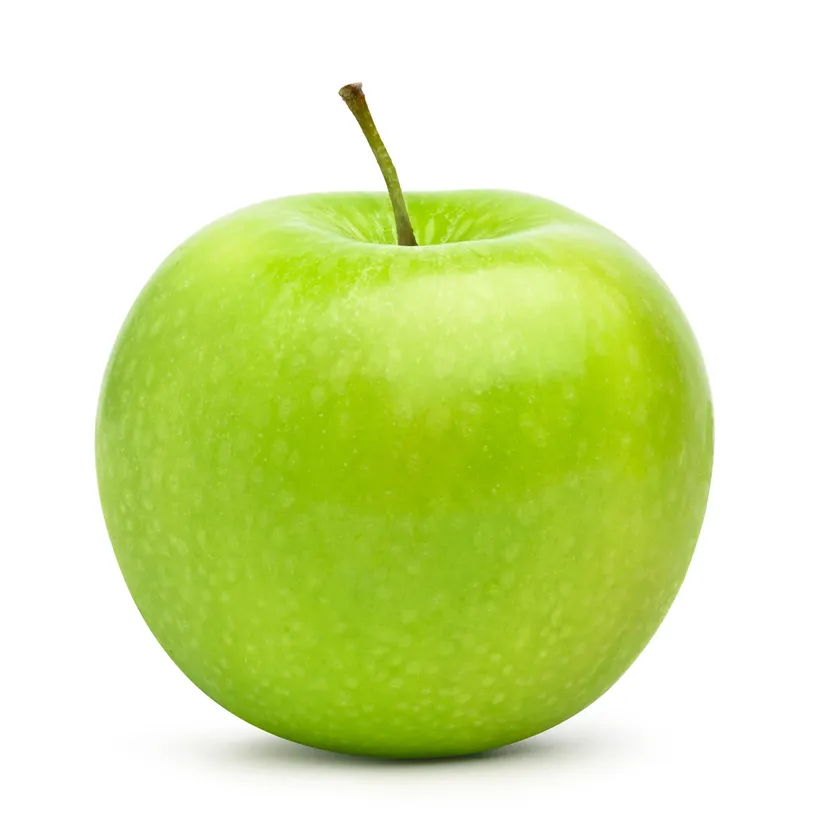
#> input picture assignmentSession5/img1.webp, 840 x 840 px, shrunk from 1946 x 1946 before the run, found by its file name
$ jupyter execute assignmentS5.ipynb
#> lines starting #> are read from the running program, lines starting #| are printed output that depends on the picture; after the words box and inside, x2 and y2 are one past the last pixel; in counts of white or black regions, pixels touching at a corner belong together
# Image Thresholding

[cell 1]
# import libraries
import cv2
import numpy as np
from matplotlib import pyplot as plt

[cell 2]
# load data
img1 = cv2.imread('/content/drive/MyDrive/Colab Notebooks/invskills-cv/assignmentSession5/img1.webp')
#> img1 is the input picture: shape (840, 840, 3); mean B, G, R 169.4, 232.1, 217
img2 = cv2.imread('/content/drive/MyDrive/Colab Notebooks/invskills-cv/assignmentSession5/img2.jpg')
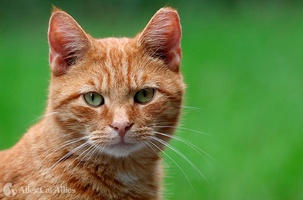
#> input picture assignmentSession5/img2.jpg, 303 x 200 px, shrunk from 703 x 463 before the run, found by its file name
#> img2 is the input picture: shape (200, 303, 3); mean B, G, R 68.6, 129.3, 105.4
img3 = cv2.imread('/content/drive/MyDrive/Colab Notebooks/invskills-cv/assignmentSession5/img3.jpg')
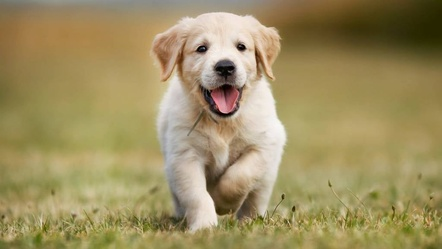
#> input picture assignmentSession5/img3.jpg, 442 x 249 px, shrunk from 1024 x 576 before the run, found by its file name
#> img3 is the input picture: shape (249, 442, 3); mean B, G, R 97.2, 143.3, 158.3

[cell 3]
# display all images
plt.figure(figsize=(12, 4))

# Show img1
plt.subplot(1, 3, 1)
plt.imshow(img1)
plt.title('Image 1')
plt.axis('off')  # Hide axis for a cleaner look

# Show img2
plt.subplot(1, 3, 2)
plt.imshow(img2)
plt.title('Image 2')
plt.axis('off')

# Show img3
plt.subplot(1, 3, 3)
plt.imshow(img3)
plt.title('Image 3')
plt.axis('off')

# Display the figure
plt.show()
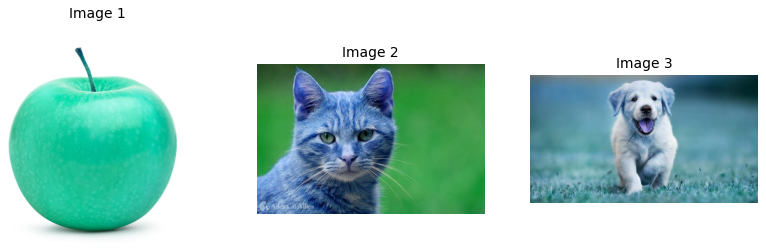
#> figure drawn by matplotlib, 3 panels; B, G, R data is drawn as R, G, B

[cell 4]
# Convert BGR to RGB
img1_rgb = cv2.cvtColor(img1, cv2.COLOR_BGR2RGB)
img2_rgb = cv2.cvtColor(img2, cv2.COLOR_BGR2RGB)
img3_rgb = cv2.cvtColor(img3, cv2.COLOR_BGR2RGB)

# display all images
plt.figure(figsize=(12, 4))

# Show img1
plt.subplot(1, 3, 1)
plt.imshow(img1_rgb)
plt.title('Image 1')
plt.axis('off')  # Hide axis for a cleaner look

# Show img2
plt.subplot(1, 3, 2)
plt.imshow(img2_rgb)
plt.title('Image 2')
plt.axis('off')

# Show img3
plt.subplot(1, 3, 3)
plt.imshow(img3_rgb)
plt.title('Image 3')
plt.axis('off')

# Display the figure
plt.show()
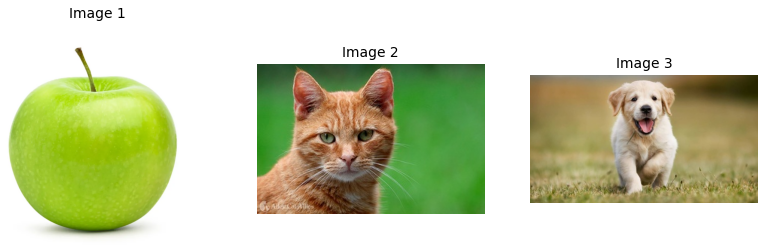
#> figure drawn by matplotlib, 3 panels

## Mandatory Task (MT):

#### Task-1: How image thresholding helps in each application mentioned in the materials?

Answer: Image thresholding convert grayscale images into binary images. This method apply in various applications.
- Object Detection
- Image Segmentation
- Optical Character Recognition
- Medical Imaging (like tumor detection, abnormal growths)
- Motion Detection

We will see the practical example furtur when completing detection task. Now we just see the example of thresholding.

[cell 5]
img = cv2.imread('/content/drive/MyDrive/Colab Notebooks/invskills-cv/assignmentSession5/img1.webp', cv2.IMREAD_GRAYSCALE)
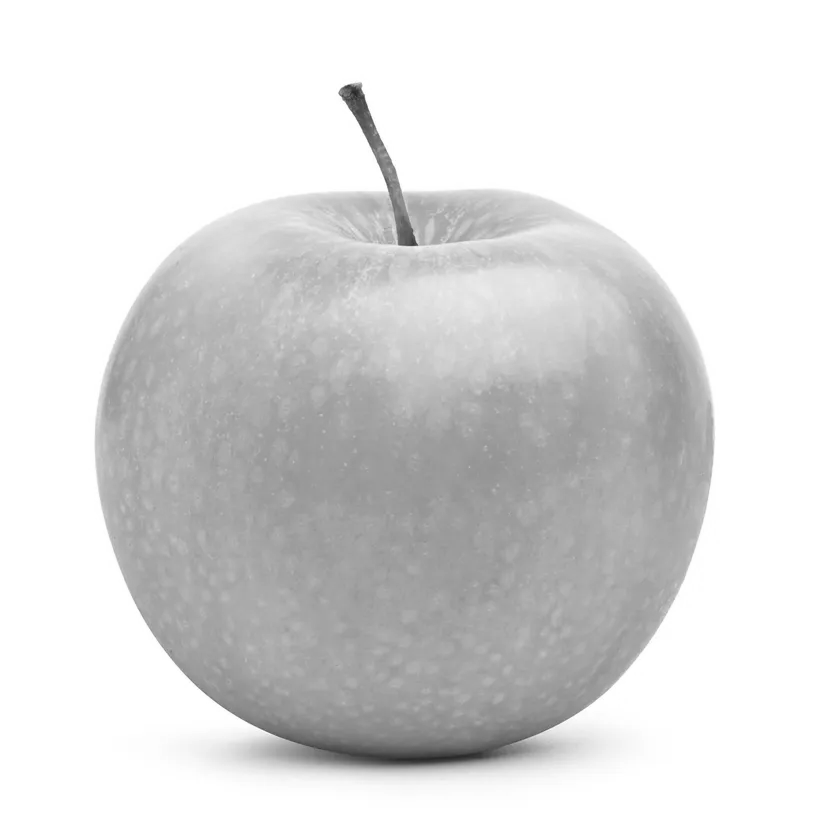
#> img: shape (840, 840); min 36, max 255, mean 220.4

[cell 6]
# global thresholding
plt.imshow(img, cmap='gray')

[cell 7]
# ret, thresholded = cv.threshold(img, 230, 255, cv.THRESH_BINARY)

ret, thresholded = cv2.threshold(img, 230, 255, cv2.THRESH_BINARY)
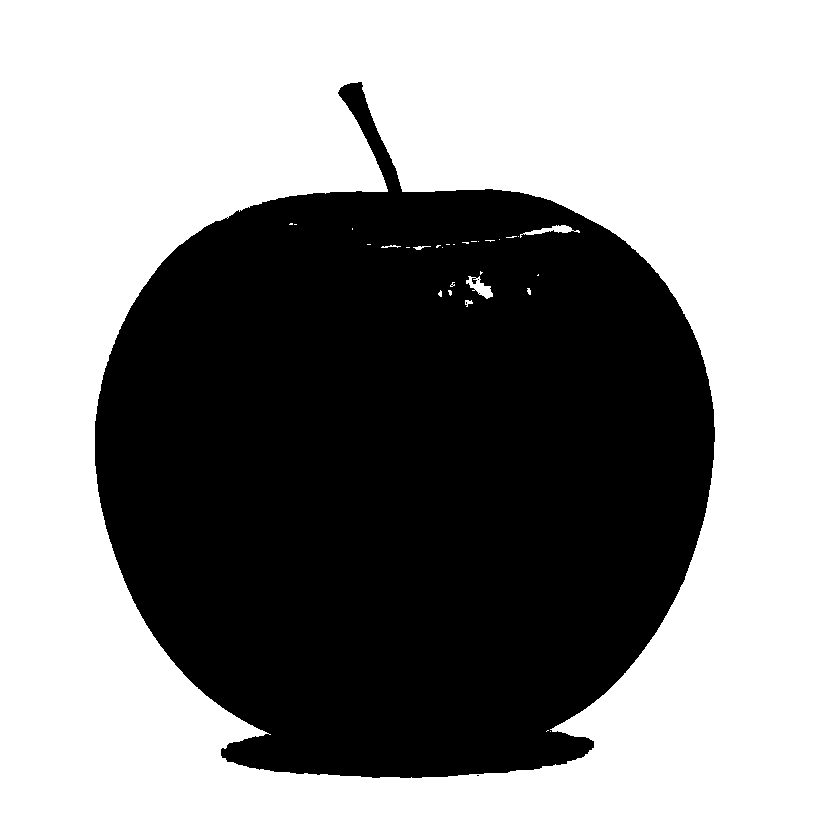
#> thresholded: shape (840, 840); 57.8% white; 4 black regions (3 under 20 px), largest, box (x1, y1, x2, y2) and area: (95, 82, 715, 778) 297944
plt.imshow(thresholded, cmap='gray')
print(ret)

[cell 8]
ret, thresholded = cv2.threshold(img, 230, 255, cv2.THRESH_BINARY_INV)
plt.imshow(thresholded, cmap='gray')
print(ret)

[cell 9]
ret, thresholded = cv2.threshold(img, 250, 255, cv2.THRESH_TRUNC)
plt.imshow(thresholded, cmap='gray')
print(ret)
